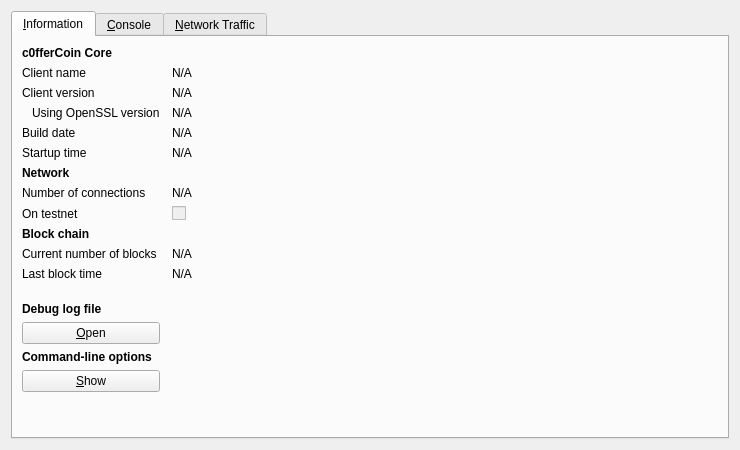
<?xml version="1.0" encoding="UTF-8"?>
<ui version="4.0">
 <class>RPCConsole</class>
 <widget class="QDialog" name="RPCConsole">
  <property name="geometry">
   <rect>
    <x>0</x>
    <y>0</y>
    <width>740</width>
    <height>450</height>
   </rect>
  </property>
  <property name="windowTitle">
   <string>c0fferCoin - Debug window</string>
  </property>
  <layout class="QVBoxLayout" name="verticalLayout_2">
   <item>
    <widget class="QTabWidget" name="tabWidget">
     <property name="currentIndex">
      <number>0</number>
     </property>
     <widget class="QWidget" name="tab_info">
      <attribute name="title">
       <string>&amp;Information</string>
      </attribute>
      <layout class="QGridLayout" name="gridLayout" columnstretch="0,1">
       <property name="horizontalSpacing">
        <number>12</number>
       </property>
       <item row="0" column="0">
        <widget class="QLabel" name="label_9">
         <property name="font">
          <font>
           <weight>75</weight>
           <bold>true</bold>
          </font>
         </property>
         <property name="text">
          <string>c0fferCoin Core</string>
         </property>
        </widget>
       </item>
       <item row="1" column="0">
        <widget class="QLabel" name="label_5">
         <property name="text">
          <string>Client name</string>
         </property>
        </widget>
       </item>
       <item row="1" column="1">
        <widget class="QLabel" name="clientName">
         <property name="cursor">
          <cursorShape>IBeamCursor</cursorShape>
         </property>
         <property name="text">
          <string>N/A</string>
         </property>
         <property name="textFormat">
          <enum>Qt::PlainText</enum>
         </property>
         <property name="textInteractionFlags">
          <set>Qt::LinksAccessibleByMouse|Qt::TextSelectableByKeyboard|Qt::TextSelectableByMouse</set>
         </property>
        </widget>
       </item>
       <item row="2" column="0">
        <widget class="QLabel" name="label_6">
         <property name="text">
          <string>Client version</string>
         </property>
        </widget>
       </item>
       <item row="2" column="1">
        <widget class="QLabel" name="clientVersion">
         <property name="cursor">
          <cursorShape>IBeamCursor</cursorShape>
         </property>
         <property name="text">
          <string>N/A</string>
         </property>
         <property name="textFormat">
          <enum>Qt::PlainText</enum>
         </property>
         <property name="textInteractionFlags">
          <set>Qt::LinksAccessibleByMouse|Qt::TextSelectableByKeyboard|Qt::TextSelectableByMouse</set>
         </property>
        </widget>
       </item>
       <item row="3" column="0">
        <widget class="QLabel" name="label_14">
         <property name="text">
          <string>Using OpenSSL version</string>
         </property>
         <property name="indent">
          <number>10</number>
         </property>
        </widget>
       </item>
       <item row="3" column="1">
        <widget class="QLabel" name="openSSLVersion">
         <property name="cursor">
          <cursorShape>IBeamCursor</cursorShape>
         </property>
         <property name="text">
          <string>N/A</string>
         </property>
         <property name="textFormat">
          <enum>Qt::PlainText</enum>
         </property>
         <property name="textInteractionFlags">
          <set>Qt::LinksAccessibleByMouse|Qt::TextSelectableByKeyboard|Qt::TextSelectableByMouse</set>
         </property>
        </widget>
       </item>
       <item row="4" column="0">
        <widget class="QLabel" name="label_12">
         <property name="text">
          <string>Build date</string>
         </property>
        </widget>
       </item>
       <item row="4" column="1">
        <widget class="QLabel" name="buildDate">
         <property name="cursor">
          <cursorShape>IBeamCursor</cursorShape>
         </property>
         <property name="text">
          <string>N/A</string>
         </property>
         <property name="textFormat">
          <enum>Qt::PlainText</enum>
         </property>
         <property name="textInteractionFlags">
          <set>Qt::LinksAccessibleByMouse|Qt::TextSelectableByKeyboard|Qt::TextSelectableByMouse</set>
         </property>
        </widget>
       </item>
       <item row="5" column="0">
        <widget class="QLabel" name="label_13">
         <property name="text">
          <string>Startup time</string>
         </property>
        </widget>
       </item>
       <item row="5" column="1">
        <widget class="QLabel" name="startupTime">
         <property name="cursor">
          <cursorShape>IBeamCursor</cursorShape>
         </property>
         <property name="text">
          <string>N/A</string>
         </property>
         <property name="textFormat">
          <enum>Qt::PlainText</enum>
         </property>
         <property name="textInteractionFlags">
          <set>Qt::LinksAccessibleByMouse|Qt::TextSelectableByKeyboard|Qt::TextSelectableByMouse</set>
         </property>
        </widget>
       </item>
       <item row="6" column="0">
        <widget class="QLabel" name="label_11">
         <property name="font">
          <font>
           <weight>75</weight>
           <bold>true</bold>
          </font>
         </property>
         <property name="text">
          <string>Network</string>
         </property>
        </widget>
       </item>
       <item row="7" column="0">
        <widget class="QLabel" name="label_7">
         <property name="text">
          <string>Number of connections</string>
         </property>
        </widget>
       </item>
       <item row="7" column="1">
        <widget class="QLabel" name="numberOfConnections">
         <property name="cursor">
          <cursorShape>IBeamCursor</cursorShape>
         </property>
         <property name="text">
          <string>N/A</string>
         </property>
         <property name="textFormat">
          <enum>Qt::PlainText</enum>
         </property>
         <property name="textInteractionFlags">
          <set>Qt::LinksAccessibleByMouse|Qt::TextSelectableByKeyboard|Qt::TextSelectableByMouse</set>
         </property>
        </widget>
       </item>
       <item row="8" column="0">
        <widget class="QLabel" name="label_8">
         <property name="text">
          <string>On testnet</string>
         </property>
        </widget>
       </item>
       <item row="8" column="1">
        <widget class="QCheckBox" name="isTestNet">
         <property name="enabled">
          <bool>false</bool>
         </property>
         <property name="text">
          <string/>
         </property>
        </widget>
       </item>
       <item row="9" column="0">
        <widget class="QLabel" name="label_10">
         <property name="font">
          <font>
           <weight>75</weight>
           <bold>true</bold>
          </font>
         </property>
         <property name="text">
          <string>Block chain</string>
         </property>
        </widget>
       </item>
       <item row="10" column="0">
        <widget class="QLabel" name="label_3">
         <property name="text">
          <string>Current number of blocks</string>
         </property>
        </widget>
       </item>
       <item row="10" column="1">
        <widget class="QLabel" name="numberOfBlocks">
         <property name="cursor">
          <cursorShape>IBeamCursor</cursorShape>
         </property>
         <property name="text">
          <string>N/A</string>
         </property>
         <property name="textFormat">
          <enum>Qt::PlainText</enum>
         </property>
         <property name="textInteractionFlags">
          <set>Qt::LinksAccessibleByMouse|Qt::TextSelectableByKeyboard|Qt::TextSelectableByMouse</set>
         </property>
        </widget>
       </item>
       <item row="11" column="0">
        <widget class="QLabel" name="label_2">
         <property name="text">
          <string>Last block time</string>
         </property>
        </widget>
       </item>
       <item row="11" column="1">
        <widget class="QLabel" name="lastBlockTime">
         <property name="cursor">
          <cursorShape>IBeamCursor</cursorShape>
         </property>
         <property name="text">
          <string>N/A</string>
         </property>
         <property name="textFormat">
          <enum>Qt::PlainText</enum>
         </property>
         <property name="textInteractionFlags">
          <set>Qt::LinksAccessibleByMouse|Qt::TextSelectableByKeyboard|Qt::TextSelectableByMouse</set>
         </property>
        </widget>
       </item>
       <item row="12" column="0">
        <spacer name="verticalSpacer_2">
         <property name="orientation">
          <enum>Qt::Vertical</enum>
         </property>
         <property name="sizeHint" stdset="0">
          <size>
           <width>20</width>
           <height>20</height>
          </size>
         </property>
        </spacer>
       </item>
       <item row="13" column="0">
        <widget class="QLabel" name="labelDebugLogfile">
         <property name="font">
          <font>
           <weight>75</weight>
           <bold>true</bold>
          </font>
         </property>
         <property name="text">
          <string>Debug log file</string>
         </property>
        </widget>
       </item>
       <item row="14" column="0">
        <widget class="QPushButton" name="openDebugLogfileButton">
         <property name="toolTip">
          <string>Open the c0fferCoin debug log file from the current data directory. This can take a few seconds for large log files.</string>
         </property>
         <property name="text">
          <string>&amp;Open</string>
         </property>
         <property name="autoDefault">
          <bool>false</bool>
         </property>
        </widget>
       </item>
       <item row="15" column="0">
        <widget class="QLabel" name="labelCLOptions">
         <property name="font">
          <font>
           <weight>75</weight>
           <bold>true</bold>
          </font>
         </property>
         <property name="text">
          <string>Command-line options</string>
         </property>
        </widget>
       </item>
       <item row="16" column="0">
        <widget class="QPushButton" name="showCLOptionsButton">
         <property name="toolTip">
          <string>Show the c0fferCoin-Qt help message to get a list with possible c0fferCoin command-line options.</string>
         </property>
         <property name="text">
          <string>&amp;Show</string>
         </property>
         <property name="autoDefault">
          <bool>false</bool>
         </property>
        </widget>
       </item>
       <item row="17" column="0">
        <spacer name="verticalSpacer">
         <property name="orientation">
          <enum>Qt::Vertical</enum>
         </property>
         <property name="sizeHint" stdset="0">
          <size>
           <width>20</width>
           <height>40</height>
          </size>
         </property>
        </spacer>
       </item>
      </layout>
     </widget>
     <widget class="QWidget" name="tab_console">
      <attribute name="title">
       <string>&amp;Console</string>
      </attribute>
      <layout class="QVBoxLayout" name="verticalLayout_3">
       <property name="spacing">
        <number>3</number>
       </property>
       <item>
        <widget class="QTextEdit" name="messagesWidget">
         <property name="minimumSize">
          <size>
           <width>0</width>
           <height>100</height>
          </size>
         </property>
         <property name="readOnly">
          <bool>true</bool>
         </property>
         <property name="tabKeyNavigation" stdset="0">
          <bool>false</bool>
         </property>
         <property name="columnCount" stdset="0">
          <number>2</number>
         </property>
        </widget>
       </item>
       <item>
        <layout class="QHBoxLayout" name="horizontalLayout">
         <property name="spacing">
          <number>3</number>
         </property>
         <item>
          <widget class="QLabel" name="label">
           <property name="text">
            <string notr="true">&gt;</string>
           </property>
          </widget>
         </item>
         <item>
          <widget class="QLineEdit" name="lineEdit"/>
         </item>
         <item>
          <widget class="QPushButton" name="clearButton">
           <property name="maximumSize">
            <size>
             <width>24</width>
             <height>24</height>
            </size>
           </property>
           <property name="toolTip">
            <string>Clear console</string>
           </property>
           <property name="text">
            <string/>
           </property>
           <property name="icon">
            <iconset resource="../bitcoin.qrc">
             <normaloff>:/icons/remove</normaloff>:/icons/remove</iconset>
           </property>
           <property name="shortcut">
            <string notr="true">Ctrl+L</string>
           </property>
           <property name="autoDefault">
            <bool>false</bool>
           </property>
          </widget>
         </item>
        </layout>
       </item>
      </layout>
     </widget>
     <widget class="QWidget" name="tab">
      <attribute name="title">
       <string>&amp;Network Traffic</string>
      </attribute>
      <layout class="QHBoxLayout" name="horizontalLayout_3">
       <item>
        <layout class="QVBoxLayout" name="verticalLayout_4">
         <item>
          <widget class="TrafficGraphWidget" name="trafficGraph" native="true">
           <property name="sizePolicy">
            <sizepolicy hsizetype="Expanding" vsizetype="Expanding">
             <horstretch>0</horstretch>
             <verstretch>0</verstretch>
            </sizepolicy>
           </property>
          </widget>
         </item>
         <item>
          <layout class="QHBoxLayout" name="horizontalLayout_2">
           <item>
            <widget class="QSlider" name="sldGraphRange">
             <property name="minimum">
              <number>1</number>
             </property>
             <property name="maximum">
              <number>288</number>
             </property>
             <property name="pageStep">
              <number>12</number>
             </property>
             <property name="value">
              <number>6</number>
             </property>
             <property name="orientation">
              <enum>Qt::Horizontal</enum>
             </property>
            </widget>
           </item>
           <item>
            <widget class="QLabel" name="lblGraphRange">
             <property name="minimumSize">
              <size>
               <width>100</width>
               <height>0</height>
              </size>
             </property>
             <property name="alignment">
              <set>Qt::AlignCenter</set>
             </property>
            </widget>
           </item>
           <item>
            <widget class="QPushButton" name="btnClearTrafficGraph">
             <property name="text">
              <string>&amp;Clear</string>
             </property>
            </widget>
           </item>
          </layout>
         </item>
        </layout>
       </item>
       <item>
        <layout class="QVBoxLayout" name="verticalLayout">
         <item>
          <widget class="QGroupBox" name="groupBox">
           <property name="title">
            <string>Totals</string>
           </property>
           <layout class="QVBoxLayout" name="verticalLayout_5">
            <item>
             <layout class="QHBoxLayout" name="horizontalLayout_4">
              <item>
               <widget class="Line" name="line">
                <property name="sizePolicy">
                 <sizepolicy hsizetype="Fixed" vsizetype="Fixed">
                  <horstretch>0</horstretch>
                  <verstretch>0</verstretch>
                 </sizepolicy>
                </property>
                <property name="minimumSize">
                 <size>
                  <width>10</width>
                  <height>0</height>
                 </size>
                </property>
                <property name="palette">
                 <palette>
                  <active>
                   <colorrole role="Light">
                    <brush brushstyle="SolidPattern">
                     <color alpha="255">
                      <red>0</red>
                      <green>255</green>
                      <blue>0</blue>
                     </color>
                    </brush>
                   </colorrole>
                  </active>
                  <inactive>
                   <colorrole role="Light">
                    <brush brushstyle="SolidPattern">
                     <color alpha="255">
                      <red>0</red>
                      <green>255</green>
                      <blue>0</blue>
                     </color>
                    </brush>
                   </colorrole>
                  </inactive>
                  <disabled>
                   <colorrole role="Light">
                    <brush brushstyle="SolidPattern">
                     <color alpha="255">
                      <red>0</red>
                      <green>255</green>
                      <blue>0</blue>
                     </color>
                    </brush>
                   </colorrole>
                  </disabled>
                 </palette>
                </property>
                <property name="orientation">
                 <enum>Qt::Horizontal</enum>
                </property>
               </widget>
              </item>
              <item>
               <widget class="QLabel" name="label_16">
                <property name="text">
                 <string>In:</string>
                </property>
               </widget>
              </item>
              <item>
               <widget class="QLabel" name="lblBytesIn">
                <property name="minimumSize">
                 <size>
                  <width>50</width>
                  <height>0</height>
                 </size>
                </property>
                <property name="alignment">
                 <set>Qt::AlignRight|Qt::AlignTrailing|Qt::AlignVCenter</set>
                </property>
               </widget>
              </item>
             </layout>
            </item>
            <item>
             <layout class="QHBoxLayout" name="horizontalLayout_5">
              <item>
               <widget class="Line" name="line_2">
                <property name="sizePolicy">
                 <sizepolicy hsizetype="Fixed" vsizetype="Fixed">
                  <horstretch>0</horstretch>
                  <verstretch>0</verstretch>
                 </sizepolicy>
                </property>
                <property name="minimumSize">
                 <size>
                  <width>10</width>
                  <height>0</height>
                 </size>
                </property>
                <property name="palette">
                 <palette>
                  <active>
                   <colorrole role="Light">
                    <brush brushstyle="SolidPattern">
                     <color alpha="255">
                      <red>255</red>
                      <green>0</green>
                      <blue>0</blue>
                     </color>
                    </brush>
                   </colorrole>
                  </active>
                  <inactive>
                   <colorrole role="Light">
                    <brush brushstyle="SolidPattern">
                     <color alpha="255">
                      <red>255</red>
                      <green>0</green>
                      <blue>0</blue>
                     </color>
                    </brush>
                   </colorrole>
                  </inactive>
                  <disabled>
                   <colorrole role="Light">
                    <brush brushstyle="SolidPattern">
                     <color alpha="255">
                      <red>255</red>
                      <green>0</green>
                      <blue>0</blue>
                     </color>
                    </brush>
                   </colorrole>
                  </disabled>
                 </palette>
                </property>
                <property name="orientation">
                 <enum>Qt::Horizontal</enum>
                </property>
               </widget>
              </item>
              <item>
               <widget class="QLabel" name="label_17">
                <property name="text">
                 <string>Out:</string>
                </property>
               </widget>
              </item>
              <item>
               <widget class="QLabel" name="lblBytesOut">
                <property name="minimumSize">
                 <size>
                  <width>50</width>
                  <height>0</height>
                 </size>
                </property>
                <property name="alignment">
                 <set>Qt::AlignRight|Qt::AlignTrailing|Qt::AlignVCenter</set>
                </property>
               </widget>
              </item>
             </layout>
            </item>
            <item>
             <spacer name="verticalSpacer_4">
              <property name="orientation">
               <enum>Qt::Vertical</enum>
              </property>
              <property name="sizeHint" stdset="0">
               <size>
                <width>20</width>
                <height>407</height>
               </size>
              </property>
             </spacer>
            </item>
           </layout>
          </widget>
         </item>
        </layout>
       </item>
      </layout>
     </widget>
    </widget>
   </item>
  </layout>
 </widget>
 <customwidgets>
  <customwidget>
   <class>TrafficGraphWidget</class>
   <extends>QWidget</extends>
   <header>trafficgraphwidget.h</header>
   <container>1</container>
   <slots>
    <slot>clear()</slot>
   </slots>
  </customwidget>
 </customwidgets>
 <resources>
  <include location="../bitcoin.qrc"/>
 </resources>
 <connections/>
</ui>
